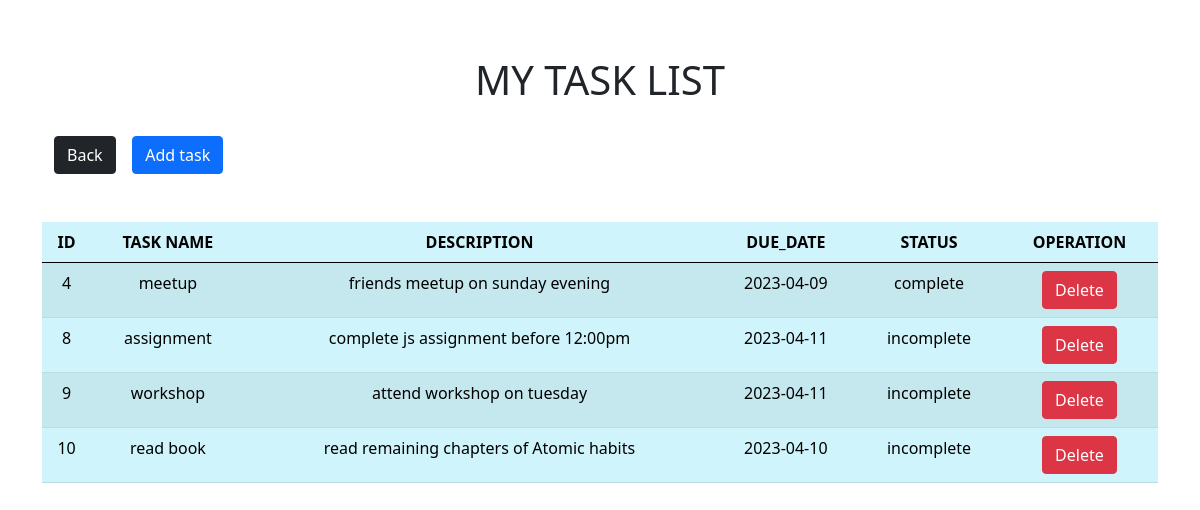
The page /view.php on the database its author committed.
### tables this page shows
CREATE TABLE `tasks` (
  `Tid` int(11) NOT NULL,
  `userID` int(11) NOT NULL,
  `name` varchar(255) NOT NULL,
  `description` text NOT NULL,
  `due_date` date NOT NULL,
  `completed` tinyint(4) NOT NULL DEFAULT 0
);

### view.php (the view, shortened to what this page needs)
<?php
include("config.php");
?>
<!DOCTYPE html>
<html lang="en">
<head>
    <link href="https://cdn.jsdelivr.net/npm/bootstrap@5.0.2/dist/css/bootstrap.min.css" rel="stylesheet">
</head>
<body>
<div class="container mt-2"><br><br>
<h1 class="text-center  bg-muted">MY TASK LIST</h1><br>
    <div class="container d-flex">
      <button type="submit" class="btn btn-dark "  >
          <a href="tms.php" class="text-white text-decoration-none">Back</a>
      </button>     &nbsp;&nbsp;&nbsp;&nbsp;
      <button type="submit" class="btn btn-primary"  >
          <a href="insert.php" class="text-white text-decoration-none">Add task</a>
      </button>
      </div>
<br><br>
<?php
            $fetch = "SELECT * FROM tasks";
            $res = mysqli_query($conn, $fetch);
        ?>
            <table class="table table-striped table-info table-hover text-center">
                <thead>
                    <tr>
                        <th>ID</th>
                        <th>TASK NAME</th>
                        <th>DESCRIPTION</th>
                        <th>DUE_DATE</th>
                        <th>STATUS</th>
                        <th>OPERATION</th>
                    </tr>
                </thead>
                <tbody>
                    <?php while ($row = mysqli_fetch_assoc($res)) {  ?>
                        <tr>
                            <td><?php echo $row["Tid"] ?></td>
                            <td><?php echo $row["name"] ?></td>
                            <td><?php echo $row["description"] ?></td>
                            <td><?php echo $row["due_date"] ?></td>
                            <td><?php if($row["completed"]==0){
                                    echo "incomplete";
                                }else{
                                  echo "complete";
                                }  ?>
                            </td>
                            <td>
                                <button class="btn btn-danger">
                                    <a href="delete.php?Tid=<?php echo $row["Tid"] ?>" class="text-white text-decoration-none"> Delete</a>
                                </button>
                            </td>
                        </tr>
                    <?php       }    ?>
                </tbody>
            </table>
<br>
    </div>
<br>
</body>
</html>

### rows shown on the page
tasks: Tid "4", name "meetup", description "friends meetup on sunday evening", due_date "2023-04-09", completed "complete"
tasks: Tid "8", name "assignment", description "complete js assignment before 12:00pm", due_date "2023-04-11", completed "incomplete"
tasks: Tid "9", name "workshop", description "attend workshop on tuesday", due_date "2023-04-11", completed "incomplete"
tasks: Tid "10", name "read book", description "read remaining chapters of Atomic habits", due_date "2023-04-10", completed "incomplete"
